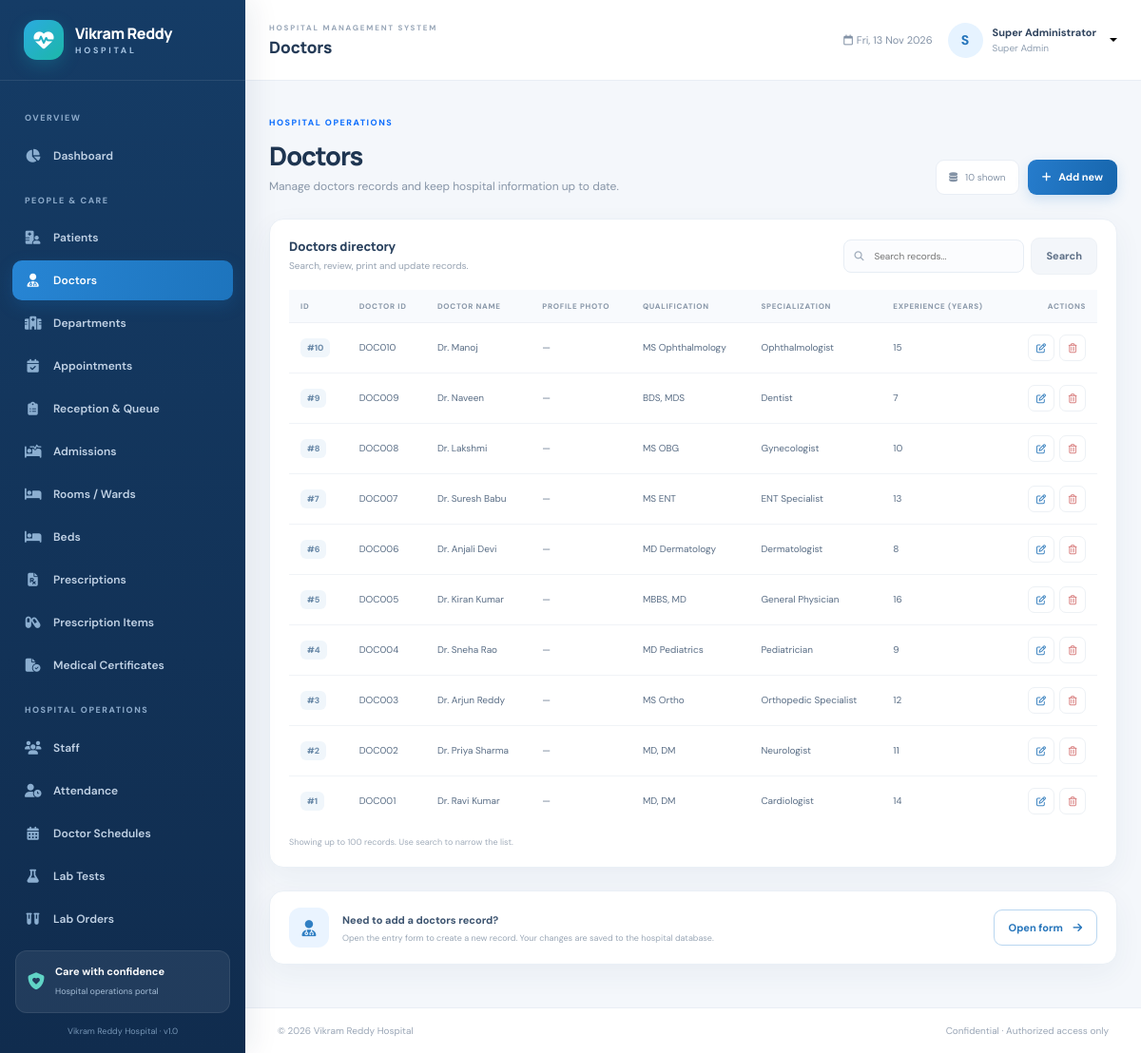
Page /index.php?page=doctors (signed in) on the committed database.
### tables this page shows
CREATE TABLE doctors (
  id INT AUTO_INCREMENT PRIMARY KEY,
  user_id INT NULL,
  doctor_code VARCHAR(30) NOT NULL UNIQUE,
  name VARCHAR(120) NOT NULL,
  profile_photo VARCHAR(255) NULL,
  qualification VARCHAR(160) NULL,
  specialization VARCHAR(120) NULL,
  experience_years TINYINT UNSIGNED DEFAULT 0,
  phone VARCHAR(30) NULL,
  email VARCHAR(160) NULL,
  consultation_fee DECIMAL(10,2) NOT NULL DEFAULT 0,
  available_days VARCHAR(120) NULL,
  available_from TIME NULL,
  available_to TIME NULL,
  department_id INT NULL,
  status ENUM('Available','Unavailable') NOT NULL DEFAULT 'Available',
  created_at TIMESTAMP DEFAULT CURRENT_TIMESTAMP,
  updated_at TIMESTAMP DEFAULT CURRENT_TIMESTAMP ON UPDATE CURRENT_TIMESTAMP,
  CONSTRAINT fk_doctors_user FOREIGN KEY (user_id) REFERENCES users(id) ON DELETE SET NULL,
  CONSTRAINT fk_doctors_department FOREIGN KEY (department_id) REFERENCES departments(id) ON DELETE SET NULL,
  INDEX idx_doctor_name (name), INDEX idx_doctor_department (department_id)
);

### includes/functions.php (called while the page is built, shortened)
<?php
function e(mixed $value): string {
    return htmlspecialchars((string)($value ?? ''), ENT_QUOTES | ENT_SUBSTITUTE, 'UTF-8');
}
function url(string $path = ''): string {
    $base = rtrim((string)BASE_URL, '/');
    return $base . '/' . ltrim($path, '/');
}
function current_user(): ?array { return $_SESSION['user'] ?? null; }
function role_permissions(): array {
    return [
        'super_admin' => ['*'],
        'hospital_admin' => ['*'],
        'doctor' => ['dashboard','doctors','departments','patients','appointments','prescriptions','prescription_items','lab_orders','lab_results','laboratory_tests','admissions','doctor_schedules','medical_certificates','announcements','notifications','reports'],
        'receptionist' => ['dashboard','doctors','departments','patients','appointments','reception','rooms','beds','admissions','feedback','announcements','notifications','reports'],
        'pharmacist' => ['dashboard','medicines','suppliers','pharmacy_sales','prescriptions','prescription_items','patients','notifications','reports'],
        'lab_technician' => ['dashboard','patients','laboratory_tests','lab_orders','lab_results','notifications','reports'],
        'accountant' => ['dashboard','bills','payments','pharmacy_sales','patients','admissions','notifications','reports'],
        'nurse' => ['dashboard','patients','appointments','admissions','rooms','beds','lab_orders','lab_results','notifications','reports'],
    ];
}
function can_access(string $module): bool {
    $user = current_user();
    $permissions = role_permissions()[$user['role_name'] ?? ''] ?? [];
    return in_array('*', $permissions, true) || in_array($module, $permissions, true);
}
function format_value(PDO $pdo, array $field, mixed $value): string {
    if ($value === null || $value === '') return '—';
    return (string)$value;
}
function module_fields(array $module): array { return $module['fields'] ?? []; }

### pages/module.php (the view, shortened to what this page needs)
<?php
$module = $modules[$moduleKey];
$recordId = (int)($_GET['edit'] ?? 0);
$record = [];
$query = trim((string)($_GET['q'] ?? ''));
$where = '';
$params = [];
$stmt = $pdo->prepare("SELECT * FROM {$module['table']}{$where} ORDER BY id DESC LIMIT 100");
$stmt->execute($params);
$rows = $stmt->fetchAll();
$displayFields = [];
foreach (module_fields($module) as $field) {
    $displayFields[] = $field;
    if (count($displayFields) >= 6) break;
}
$roleName = current_user()['role_name'] ?? '';
$canDelete = in_array($roleName,['super_admin','hospital_admin'],true) && !($moduleKey === 'users' && $recordId === (int)current_user()['id']);
?>
<div class="page-heading"><div><span class="eyebrow text-primary">HOSPITAL OPERATIONS</span><h1><?= e($module['title']) ?></h1><p>Manage <?= strtolower(e($module['title'])) ?> records and keep hospital information up to date.</p></div><div class="heading-actions"><span class="record-count"><i class="fa-solid fa-database me-2"></i><?= number_format(count($rows)) ?> shown</span><a class="btn btn-primary" href="<?= e(url('index.php?page='.$moduleKey)) ?>#record-form"><i class="fa-solid fa-plus me-2"></i>Add new</a></div></div>
<div class="row g-4 align-items-start"><div class="col-12 <?= $recordId || isset($_GET['new']) ? 'col-xxl-8' : '' ?>"><section class="panel-card"><div class="panel-header"><div><h3><?= e($module['title']) ?> directory</h3><p>Search, review, print and update records.</p></div><form class="search-form" method="get"><input type="hidden" name="page" value="<?= e($moduleKey) ?>"><div class="search-input"><i class="fa-solid fa-magnifying-glass"></i><input type="search" name="q" value="<?= e($query) ?>" placeholder="Search records..."></div><button class="btn btn-light" type="submit">Search</button><?php if($query!==''): ?><a class="btn btn-link text-decoration-none" href="<?= e(url('index.php?page='.$moduleKey)) ?>">Clear</a><?php endif; ?></form></div><div class="table-responsive"><table class="table app-table align-middle"><thead><tr><th>ID</th><?php foreach($displayFields as $field): ?><th><?= e($field['label']) ?></th><?php endforeach; ?><th class="text-end">Actions</th></tr></thead><tbody>
<?php if (!$rows): ?><tr><td colspan="<?= count($displayFields)+2 ?>"><div class="empty-state"><span class="empty-icon"><i class="fa-regular fa-folder-open"></i></span><strong>No matching records</strong><span>Add a new record or change your search query.</span></div></td></tr><?php else: foreach($rows as $row): ?><tr><td><span class="id-badge">#<?= (int)$row['id'] ?></span></td><?php foreach($displayFields as $field): $v = $row[$field['name']] ?? null; ?><td><?php if($field['name']==='status' || $field['name']==='queue_status'): ?><span class="status-pill <?= strtolower(str_replace(' ','-',e((string)$v))) ?>"><?= e($v ?: '—') ?></span><?php else: ?><span class="cell-value"><?= e(format_value($pdo,$field,$v)) ?></span><?php endif; ?></td><?php endforeach; ?><td><div class="table-actions"><a class="action-btn edit" title="Edit" href="<?= e(url('index.php?page='.$moduleKey.'&edit='.(int)$row['id'].'#record-form')) ?>"><i class="fa-regular fa-pen-to-square"></i></a><?php if($canDelete): ?><form method="post" action="<?= e(url('actions.php')) ?>" onsubmit="return confirm('Delete this record? This cannot be undone.');"><button class="action-btn delete" title="Delete" type="submit"><i class="fa-regular fa-trash-can"></i></button></form><?php endif; ?></div></td></tr><?php endforeach; endif; ?>
</tbody></table></div><div class="table-footnote">Showing up to 100 records. Use search to narrow the list.</div></section></div>
<?php if($recordId || isset($_GET['new'])): ?><div class="col-12 col-xxl-4" id="record-form"><section class="panel-card form-card"><div class="panel-header"><div><h3><?= $recordId ? 'Edit record' : 'Add new record' ?></h3><p>Enter the details below.</p></div><a class="close-form" href="<?= e(url('index.php?page='.$moduleKey)) ?>"><i class="fa-solid fa-xmark"></i></a></div><form method="post" action="<?= e(url('actions.php')) ?>" autocomplete="off" enctype="multipart/form-data"><?= csrf_field() ?><input type="hidden" name="module" value="<?= e($moduleKey) ?>"><input type="hidden" name="action" value="save"><input type="hidden" name="id" value="<?= $recordId ?>">
<?php foreach(module_fields($module) as $field): $fieldValue = $record[$field['name']] ?? ''; if($field['name']==='password') $fieldValue=''; echo field_input($field,$fieldValue,$pdo); if(($field['type']??'')==='file' && !empty($fieldValue)): ?><div class="form-text mb-3">Current file: <a href="<?= e(url((string)$fieldValue)) ?>" target="_blank" rel="noopener">View uploaded file</a></div><?php endif; endforeach; ?>
<div class="form-actions"><a class="btn btn-light" href="<?= e(url('index.php?page='.$moduleKey)) ?>">Cancel</a><button type="submit" class="btn btn-primary"><i class="fa-solid fa-floppy-disk me-2"></i><?= $recordId ? 'Save changes' : 'Create record' ?></button></div></form></section></div><?php else: ?><div class="col-12"><section class="panel-card quick-add"><div class="quick-add-icon"><i class="fa-solid <?= e($module['icon']) ?>"></i></div><div><strong>Need to add a <?= strtolower(e($module['title'])) ?> record?</strong><p>Open the entry form to create a new record. Your changes are saved to the hospital database.</p></div><a class="btn btn-outline-primary ms-auto" href="<?= e(url('index.php?page='.$moduleKey.'&new=1#record-form')) ?>">Open form <i class="fa-solid fa-arrow-right ms-2"></i></a></section></div><?php endif; ?></div>

### includes/header.php (shortened to what this page needs)
<?php
$user = current_user();
$activePage = $_GET['page'] ?? 'dashboard';
$navGroups = [
    'Overview' => ['dashboard'],
    'People & Care' => ['patients','doctors','departments','appointments','reception','admissions','rooms','beds','prescriptions','prescription_items','medical_certificates'],
    'Hospital Operations' => ['staff','attendance','doctor_schedules','laboratory_tests','lab_orders','lab_results','medicines','suppliers','pharmacy_sales','ambulance','blood_bank','equipment'],
    'Finance' => ['bills','payments'],
    'Administration' => ['users','announcements','holidays','feedback','notifications','reports'],
];
$navLabels = ['dashboard'=>'Dashboard','patients'=>'Patients','doctors'=>'Doctors','departments'=>'Departments','appointments'=>'Appointments','reception'=>'Reception & Queue','admissions'=>'Admissions','rooms'=>'Rooms / Wards','beds'=>'Beds','prescriptions'=>'Prescriptions','prescription_items'=>'Prescription Items','medical_certificates'=>'Medical Certificates','staff'=>'Staff','attendance'=>'Attendance','doctor_schedules'=>'Doctor Schedules','laboratory_tests'=>'Lab Tests','lab_orders'=>'Lab Orders','lab_results'=>'Lab Results','medicines'=>'Pharmacy & Stock','suppliers'=>'Suppliers','pharmacy_sales'=>'Pharmacy Sales','ambulance'=>'Ambulance','blood_bank'=>'Blood Bank','equipment'=>'Equipment','bills'=>'Billing','payments'=>'Payments','users'=>'User Accounts','announcements'=>'Announcements','holidays'=>'Holidays','feedback'=>'Feedback','notifications'=>'Notifications','reports'=>'Reports & Analytics'];
$navIcons = ['dashboard'=>'fa-chart-pie','patients'=>'fa-hospital-user','doctors'=>'fa-user-doctor','departments'=>'fa-hospital','appointments'=>'fa-calendar-check','reception'=>'fa-clipboard-list','admissions'=>'fa-bed-pulse','rooms'=>'fa-bed','beds'=>'fa-bed','prescriptions'=>'fa-file-prescription','prescription_items'=>'fa-capsules','medical_certificates'=>'fa-file-circle-check','staff'=>'fa-users','attendance'=>'fa-user-clock','doctor_schedules'=>'fa-calendar-days','laboratory_tests'=>'fa-flask','lab_orders'=>'fa-vials','lab_results'=>'fa-file-medical','medicines'=>'fa-pills','suppliers'=>'fa-truck-field','pharmacy_sales'=>'fa-prescription-bottle-medical','ambulance'=>'fa-truck-medical','blood_bank'=>'fa-droplet','equipment'=>'fa-screwdriver-wrench','bills'=>'fa-file-invoice-dollar','payments'=>'fa-money-bill-transfer','users'=>'fa-user-shield','announcements'=>'fa-bullhorn','holidays'=>'fa-calendar-xmark','feedback'=>'fa-comment-dots','notifications'=>'fa-bell','reports'=>'fa-chart-line'];
?>
<!doctype html>
<html lang="en">
<head>
  <link href="https://cdn.jsdelivr.net/npm/bootstrap@5.3.3/dist/css/bootstrap.min.css" rel="stylesheet">
  <link href="https://cdnjs.cloudflare.com/ajax/libs/font-awesome/6.5.2/css/all.min.css" rel="stylesheet">
  <link href="<?= e(url('assets/css/style.css')) ?>" rel="stylesheet">
</head>
<body>
<div class="app-shell">
  <aside class="sidebar" id="sidebar">
    <a class="brand" href="<?= e(url('index.php')) ?>"><span class="brand-mark"><i class="fa-solid fa-heart-pulse"></i></span><span><strong>Vikram Reddy</strong><small>HOSPITAL</small></span></a>
    <div class="sidebar-scroll">
      <?php foreach ($navGroups as $group=>$items): $visible = array_values(array_filter($items, fn($item)=>can_access($item))); if (!$visible) continue; ?>
        <div class="nav-caption"><?= e($group) ?></div>
        <?php foreach ($visible as $item): ?>
          <a class="nav-link-custom <?= $activePage === $item ? 'active' : '' ?>" href="<?= e(url('index.php?page=' . $item)) ?>"><i class="fa-solid <?= e($navIcons[$item] ?? 'fa-circle') ?>"></i><span><?= e($navLabels[$item] ?? ucfirst($item)) ?></span></a>
        <?php endforeach; ?>
      <?php endforeach; ?>
    </div>
    <div class="sidebar-bottom"><div class="support-card"><i class="fa-solid fa-shield-heart"></i><div><strong>Care with confidence</strong><small>Hospital operations portal</small></div></div><div class="sidebar-version">Vikram Reddy Hospital · v1.0</div></div>
  </aside>
  <main class="main-area">
    <header class="topbar">
      <div class="d-flex align-items-center gap-3"><div><div class="topbar-kicker">HOSPITAL MANAGEMENT SYSTEM</div><div class="topbar-title"><?= e($navLabels[$activePage] ?? 'Dashboard') ?></div></div></div>
      <div class="d-flex align-items-center gap-3"><div class="topbar-date d-none d-md-block"><i class="fa-regular fa-calendar me-1"></i><?= date('D, d M Y') ?></div><div class="dropdown"><button class="profile-button dropdown-toggle" data-bs-toggle="dropdown"><span class="avatar-circle"><?= e(strtoupper(substr($user['name'] ?? 'U',0,1))) ?></span><span class="d-none d-md-block text-start"><strong><?= e($user['name'] ?? 'User') ?></strong><small><?= e($user['role_display'] ?? 'Staff') ?></small></span></button></div></div>
    </header>
    <div class="page-content">

### index.php (shortened to what this page needs)
<?php
require_once __DIR__ . '/includes/functions.php';
require_once __DIR__ . '/config/database.php';
require_once __DIR__ . '/config/modules.php';
$page = (string)($_GET['page'] ?? 'dashboard');
require __DIR__ . '/includes/header.php';
if ($page === 'dashboard') require __DIR__ . '/pages/dashboard.php';
elseif ($page === 'reports') require __DIR__ . '/pages/reports.php';
else { $moduleKey = $page; require __DIR__ . '/pages/module.php'; }
require __DIR__ . '/includes/footer.php';

### includes/footer.php (shortened to what this page needs)
    </div>
    <footer class="app-footer"><span>© <?= date('Y') ?> Vikram Reddy Hospital</span><span>Confidential · Authorized access only</span></footer>
  </main>
</div>
</body></html>

### rows in the picture
doctors: id "10", doctor_code "DOC010", name "Dr. Manoj", v "—", qualification "MS Ophthalmology", specialization "Ophthalmologist", experience_years "15"
doctors: id "9", doctor_code "DOC009", name "Dr. Naveen", v "—", qualification "BDS, MDS", specialization "Dentist", experience_years "7"
doctors: id "8", doctor_code "DOC008", name "Dr. Lakshmi", v "—", qualification "MS OBG", specialization "Gynecologist", experience_years "10"
doctors: id "7", doctor_code "DOC007", name "Dr. Suresh Babu", v "—", qualification "MS ENT", specialization "ENT Specialist", experience_years "13"
doctors: id "6", doctor_code "DOC006", name "Dr. Anjali Devi", v "—", qualification "MD Dermatology", specialization "Dermatologist", experience_years "8"
doctors: id "5", doctor_code "DOC005", name "Dr. Kiran Kumar", v "—", qualification "MBBS, MD", specialization "General Physician", experience_years "16"
doctors: id "4", doctor_code "DOC004", name "Dr. Sneha Rao", v "—", qualification "MD Pediatrics", specialization "Pediatrician", experience_years "9"
doctors: id "3", doctor_code "DOC003", name "Dr. Arjun Reddy", v "—", qualification "MS Ortho", specialization "Orthopedic Specialist", experience_years "12"
doctors: id "2", doctor_code "DOC002", name "Dr. Priya Sharma", v "—", qualification "MD, DM", specialization "Neurologist", experience_years "11"
doctors: id "1", doctor_code "DOC001", name "Dr. Ravi Kumar", v "—", qualification "MD, DM", specialization "Cardiologist", experience_years "14"

### other values in the picture
$group "OVERVIEW"
$navLabels[$item] "Dashboard"
$group "PEOPLE & CARE"
$navLabels[$item] "Patients"
$navLabels[$item] "Doctors"
$navLabels[$item] "Departments"
$navLabels[$item] "Appointments"
$navLabels[$item] "Reception & Queue"
$navLabels[$item] "Admissions"
$navLabels[$item] "Rooms / Wards"
$navLabels[$item] "Beds"
$navLabels[$item] "Prescriptions"
$navLabels[$item] "Prescription Items"
$navLabels[$item] "Medical Certificates"
$group "HOSPITAL OPERATIONS"
